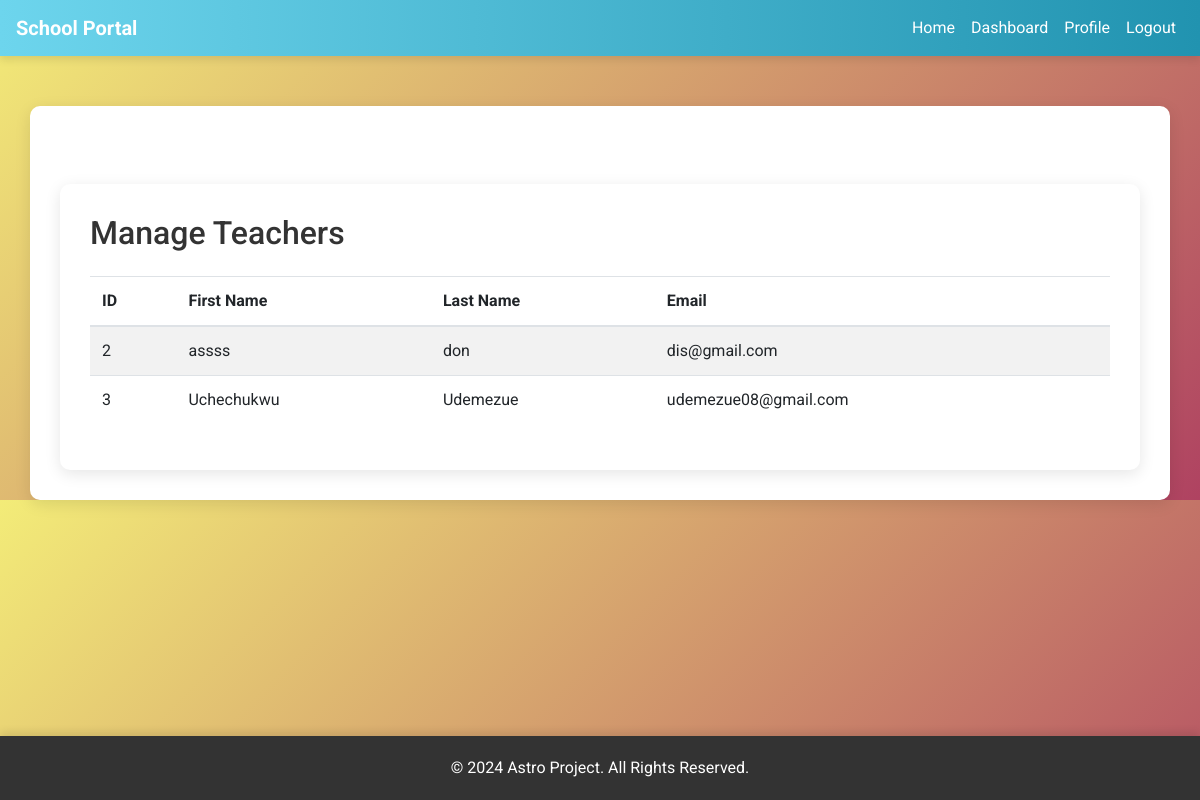
The app's page /manage_teachers (signed in) with its own data.
### school_project/models.py (models this page shows, shortened)
class User(UserMixin, db.Model):
    __tablename__ = 'users'
    id = db.Column(db.Integer, primary_key=True)
    is_teacher = db.Column(db.Boolean, default=False)
    first_name = db.Column(db.String(225), nullable=False)
    last_name = db.Column(db.String(225), nullable=False)
    username = db.Column(db.String(150), unique=True, nullable=True)
    email = db.Column(db.String(150), unique=True, nullable=True)
    is_student = db.Column(db.Boolean, default=False)
    is_parent = db.Column(db.Boolean, default=False)
    password = db.Column(db.String(200), nullable=True)
    role = db.Column(db.String(20), nullable=False)
    student = db.relationship('Student', back_populates='user', uselist=False)
    teacher = db.relationship('Teacher', back_populates='user', uselist=False)
    parent = db.relationship('Parent', back_populates='user', uselist=False)
    principal = db.relationship(
        'Principal', back_populates='user', uselist=False)
    schools = db.relationship('School', back_populates='principal')
    pins = db.relationship('Pin', back_populates='user',
                           lazy='dynamic')
    reset_token_expiration = db.Column(db.DateTime, nullable=True)
    reset_token = db.Column(db.String(36), unique=True, nullable=True)
    classes = db.relationship(
        'Class', secondary=class_teachers, back_populates='teachers')
    def is_student(self):
        return self.student is not None
    def is_teacher(self):
        return self.teacher is not None

### school_project/principal/views.py (the view)
@principal.route("/manage_teachers", methods=['GET', 'POST'])
@login_required
def manage_teachers():
    if current_user.role != "principal":
        flash('Unauthorized access', 'danger')
        return redirect(url_for('core.index'))
    teachers = User.query.filter_by(role='teacher').all()
    return render_template('manage_teachers.html', teachers=teachers)

### school_project/models.py (called while the page is built)
@login_manager.user_loader
def load_user(user_id):
    return User.query.get(int(user_id))

### school_project/templates/manage_teachers.html
{% extends "base.html" %}
{% block content %}
    <div class="container mt-5">
        <h2 class="mb-4">Manage Teachers</h2>
        <div class="table-responsive">
            <table class="table table-striped">
                <thead>
                    <tr>
                        <th>ID</th>
                        <th>First Name</th>
                        <th>Last Name</th>
                        <th>Email</th>
                    </tr>
                </thead>
                <tbody>
                    {% for teacher in teachers %}
                    <tr>
                        <td>{{ teacher.id }}</td>
                        <td>{{ teacher.first_name }}</td>
                        <td>{{ teacher.last_name }}</td>
                        <td>{{ teacher.email }}</td>
                    </tr>
                    {% endfor %}
                </tbody>
            </table>
        </div>
    </div>
{% endblock  %}

### school_project/static/css/styles.css (style rules this page uses)
body { font-family: Arial, sans-serif; margin: 0; padding: 0; background-color: #f8f9fa; }
.table-responsive { margin-top: 20px; }
h1, h2, h3 { margin-bottom: 20px; }
.mb-4 { margin-bottom: 1.5rem !important; }
.container { padding: 2em; }

### school_project/templates/base.html (style rules this page uses)
body { font-family: 'Roboto', sans-serif; background: linear-gradient(135deg, #f3ec78, #af4261); color: #333; margin: 0; padding: 0; overflow-x: hidden; }
.container { margin-top: 50px; background: #ffffff; padding: 30px; border-radius: 10px; box-shadow: 0 4px 16px rgba(0, 0, 0, 0.1); animation: fadeIn 1s ease-in-out; }

### records on screen
User: id "2", first_name "assss", last_name "don", email "dis@gmail.com"
User: id "3", first_name "Uchechukwu", last_name "Udemezue", email "udemezue08@gmail.com"
